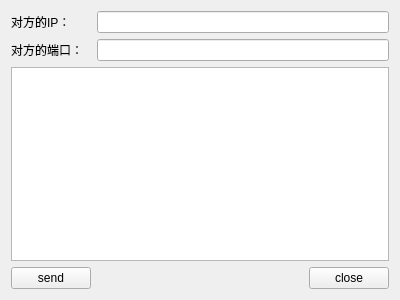
<?xml version="1.0" encoding="UTF-8"?>
<ui version="4.0">
 <class>Widget</class>
 <widget class="QWidget" name="Widget">
  <property name="geometry">
   <rect>
    <x>0</x>
    <y>0</y>
    <width>400</width>
    <height>300</height>
   </rect>
  </property>
  <property name="windowTitle">
   <string>Widget</string>
  </property>
  <layout class="QGridLayout" name="gridLayout">
   <item row="0" column="0">
    <widget class="QLabel" name="label">
     <property name="text">
      <string>对方的IP：</string>
     </property>
    </widget>
   </item>
   <item row="1" column="0">
    <widget class="QLabel" name="label_2">
     <property name="text">
      <string>对方的端口：</string>
     </property>
    </widget>
   </item>
   <item row="2" column="0" colspan="3">
    <widget class="QTextEdit" name="textEdit"/>
   </item>
   <item row="3" column="0">
    <widget class="QPushButton" name="buttonSend">
     <property name="text">
      <string>send</string>
     </property>
    </widget>
   </item>
   <item row="3" column="1">
    <spacer name="horizontalSpacer">
     <property name="orientation">
      <enum>Qt::Horizontal</enum>
     </property>
     <property name="sizeHint" stdset="0">
      <size>
       <width>217</width>
       <height>20</height>
      </size>
     </property>
    </spacer>
   </item>
   <item row="3" column="2">
    <widget class="QPushButton" name="buttonClose">
     <property name="text">
      <string>close</string>
     </property>
    </widget>
   </item>
   <item row="1" column="1" colspan="2">
    <widget class="QLineEdit" name="lineEditPort"/>
   </item>
   <item row="0" column="1" colspan="2">
    <widget class="QLineEdit" name="lineEditIP">
     <property name="text">
      <string/>
     </property>
    </widget>
   </item>
  </layout>
 </widget>
 <layoutdefault spacing="6" margin="11"/>
 <resources/>
 <connections/>
</ui>
